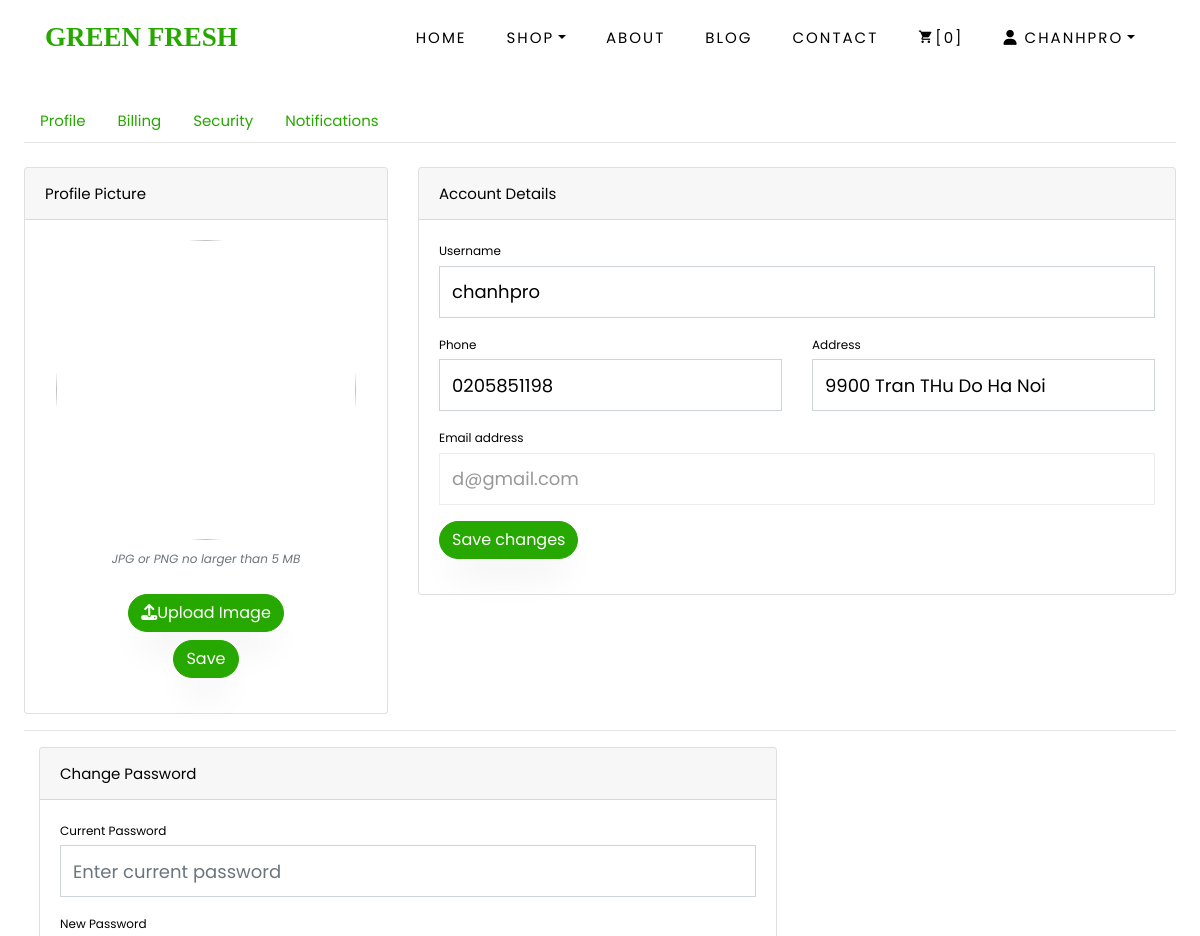
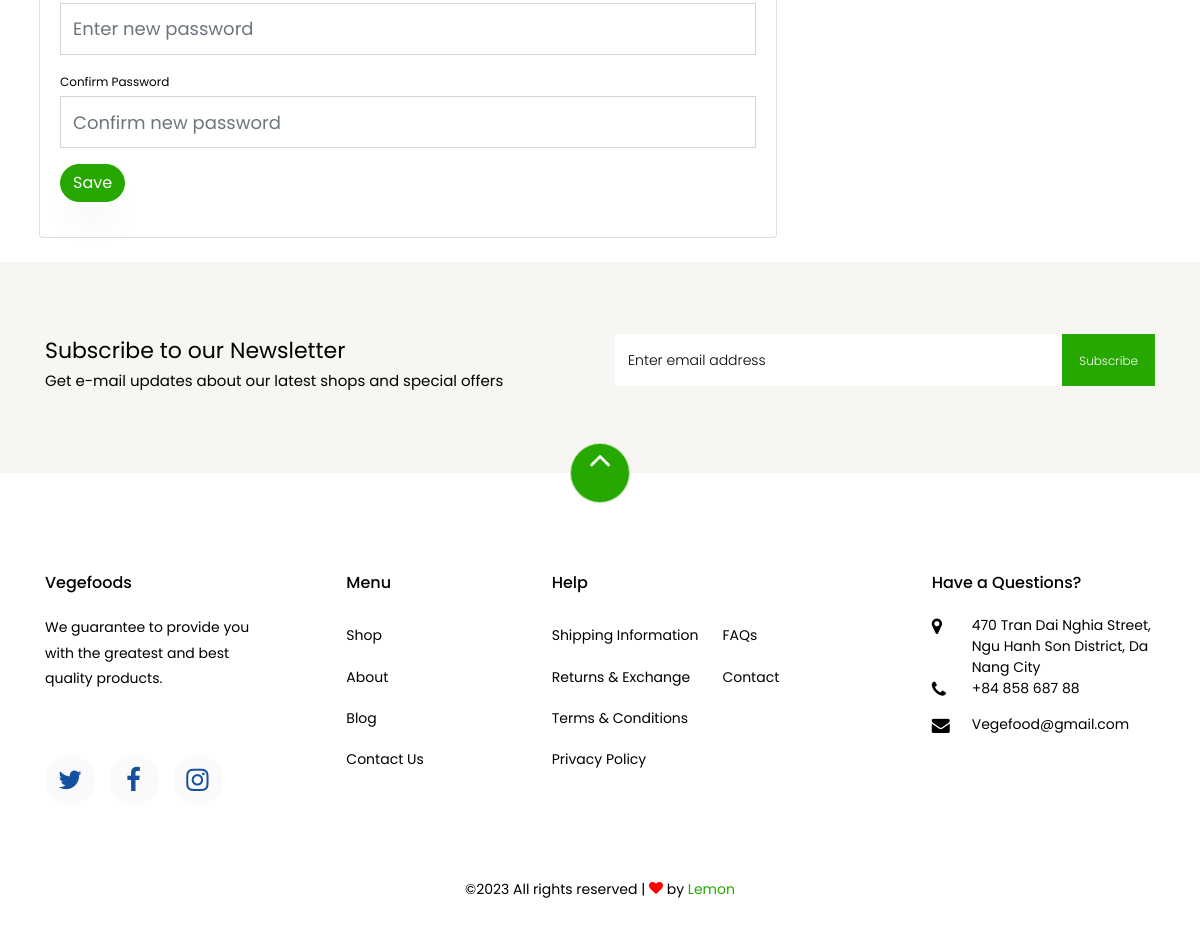
Screenshot of /profile.php (signed in) with the database file from the repository (2 pictures, top to bottom).
### tables this page shows
CREATE TABLE `user` (
  `id` int(11) NOT NULL,
  `id_role` int(11) NOT NULL,
  `name` varchar(30) NOT NULL,
  `password` varchar(70) NOT NULL,
  `email` varchar(50) NOT NULL,
  `phone` varchar(50) NOT NULL,
  `address` varchar(100) NOT NULL,
  `avatar` varchar(150) DEFAULT NULL,
  `created_at` date DEFAULT NULL,
  `updated_at` date DEFAULT NULL,
  `deleted_at` date DEFAULT NULL
);

### DB/dbhelper.php (called while the page is built, shortened)
<?php
function executeResult($sql, $onlyOne = false)
{
	$conn = mysqli_connect('localhost', 'root', '', 'greenfresh');
	mysqli_set_charset($conn, 'utf8');
	$resultset = mysqli_query($conn, $sql);
	if ($onlyOne) {
		$data = mysqli_fetch_array($resultset, 1);
	} else {
		$data = [];
		while (($row = mysqli_fetch_array($resultset, 1)) != null) {
			$data[] = $row;
		}
	}
	return $data;
}

### profile.php (the view, shortened to what this page needs)
<?php
include_once('./inc/header.php');
require('./DB/dbhelper.php');
$name = $_SESSION['user'];
$sql = "select * from user where name='$name'";
$user = executeResult($sql, true);
?>
<div class="container-xl px-4 mt-4">
    <nav class="nav nav-borders">
        <a class="nav-link active ms-0" href="https://www.bootdey.com/snippets/view/bs5-edit-profile-account-details" target="__blank">Profile</a>
        <a class="nav-link" href="https://www.bootdey.com/snippets/view/bs5-profile-billing-page" target="__blank">Billing</a>
        <a class="nav-link" href="https://www.bootdey.com/snippets/view/bs5-profile-security-page" target="__blank">Security</a>
        <a class="nav-link" href="https://www.bootdey.com/snippets/view/bs5-edit-notifications-page" target="__blank">Notifications</a>
    </nav>
    <hr class="mt-0 mb-4">
    <div class="row">
        <div class="col-xl-4">
            <div class="card mb-4 mb-xl-0">
                <div class="card-header">Profile Picture</div>
                <div class="card-body text-center">
                    <img class="img-account-profile rounded-circle mb-2" id="contain-img" src="<?= $user['avatar'] ?>" alt="">
                    <div class="small font-italic text-muted mb-4">JPG or PNG no larger than 5 MB</div>
                    <form id="form-save-img">
                        <div>
                        <label for="upload-btn" class="btn btn-primary"><i class="fa fa-upload"></i>Upload Image</label>
                        </div>
                        <input type="submit" name="save-img" class="btn btn-primary" value="Save">
                    </form>
                </div>
            </div>
        </div>
        <div class="col-xl-8">
            <div class="card mb-4">
                <div class="card-header">Account Details</div>
                <div class="card-body">
                    <form method="POST">
                        <div class="mb-3">
                            <label class="small mb-1" for="inputUsername">Username</label>
                            <input name="name" class="form-control" id="inputUsername" type="text" readonly="readonly" placeholder="Enter your username" value="<?= $user['name'] ?>">
                        </div>
                        <div class="row gx-3 mb-3">
                            <div class="col-md-6">
                                <label class="small mb-1" for="inputOrgName">Phone</label>
                                <input name="phone" class="form-control" id="inputOrgName" type="text" placeholder="Enter your organization name" value="<?= $user['phone'] ?>">
                            </div>
                            <div class="col-md-6">
                                <label class="small mb-1" for="inputLocation">Address</label>
                                <input name="address" class="form-control" id="inputLocation" type="text" placeholder="Enter your location" value="<?= $user['address'] ?>">
                            </div>
                        </div>
                        <div class="mb-3">
                            <label class="small mb-1" for="inputEmailAddress">Email address</label>
                            <input class="form-control" id="inputEmailAddress" type="email" readonly="readonly" placeholder="Email address" value="<?= $user['email'] ?>">
                        </div>
                        <input type="submit" name="sub-pro" class="btn btn-primary" value="Save changes"></input>
                    </form>
                </div>
            </div>
        </div>
    </div>
    <hr>
    <div class="col-lg-8">
        <div class="card mb-4">
            <div class="card-header">Change Password</div>
            <div class="card-body">
                <form method="POST">
                    <div class="mb-3">
                        <label class="small mb-1" for="currentPassword">Current Password</label>
                        <input name="pass" class="form-control" id="currentPassword" type="password" placeholder="Enter current password" required="You must">
                    </div>
                    <div class="mb-3">
                        <label class="small mb-1" for="newPassword">New Password</label>
                        <input name="new-pass" class="form-control" id="newPassword" type="password" placeholder="Enter new password" required>
                    </div>
                    <div class="mb-3">
                        <label class="small mb-1" for="confirmPassword">Confirm Password</label>
                        <input name="con-pass" class="form-control" id="confirmPassword" type="password" placeholder="Confirm new password" required>
                    </div>
                    <input name="save-pass" class="btn btn-primary" type="submit" value="Save"></input>
                </form>
            </div>
        </div>
    </div>
</div>
<?php
include_once('./inc/footer.php')
?>

### rows the page displays
user: name "chanhpro", phone "0205851198", address "9900 Tran THu Do Ha Noi", email "d@gmail.com"

### other values shown
$count "0"
$_SESSION["user"] "CHANHPRO"
